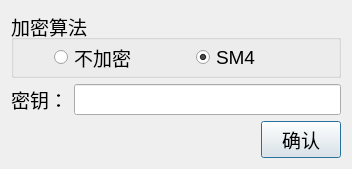
<?xml version="1.0" encoding="UTF-8"?>
<ui version="4.0">
 <class>CAuthDlg</class>
 <widget class="QDialog" name="CAuthDlg">
  <property name="geometry">
   <rect>
    <x>0</x>
    <y>0</y>
    <width>352</width>
    <height>149</height>
   </rect>
  </property>
  <property name="font">
   <font>
    <pointsize>14</pointsize>
   </font>
  </property>
  <property name="windowTitle">
   <string>授权窗口</string>
  </property>
  <layout class="QVBoxLayout" name="verticalLayout">
   <item>
    <widget class="QGroupBox" name="groupBox">
     <property name="title">
      <string>加密算法</string>
     </property>
     <layout class="QHBoxLayout" name="horizontalLayout">
      <property name="spacing">
       <number>0</number>
      </property>
      <property name="leftMargin">
       <number>40</number>
      </property>
      <property name="topMargin">
       <number>0</number>
      </property>
      <property name="rightMargin">
       <number>0</number>
      </property>
      <property name="bottomMargin">
       <number>0</number>
      </property>
      <item>
       <widget class="QRadioButton" name="rbNoEnc">
        <property name="text">
         <string>不加密</string>
        </property>
        <property name="checked">
         <bool>false</bool>
        </property>
       </widget>
      </item>
      <item>
       <widget class="QRadioButton" name="rbSM4">
        <property name="text">
         <string>SM4</string>
        </property>
        <property name="checked">
         <bool>true</bool>
        </property>
       </widget>
      </item>
     </layout>
    </widget>
   </item>
   <item>
    <layout class="QHBoxLayout" name="horizontalLayout_2">
     <item>
      <widget class="QLabel" name="label">
       <property name="text">
        <string>密钥：</string>
       </property>
      </widget>
     </item>
     <item>
      <widget class="QLineEdit" name="lePassword">
       <property name="echoMode">
        <enum>QLineEdit::PasswordEchoOnEdit</enum>
       </property>
      </widget>
     </item>
    </layout>
   </item>
   <item>
    <layout class="QHBoxLayout" name="horizontalLayout_3">
     <item>
      <spacer name="horizontalSpacer">
       <property name="orientation">
        <enum>Qt::Horizontal</enum>
       </property>
       <property name="sizeHint" stdset="0">
        <size>
         <width>40</width>
         <height>20</height>
        </size>
       </property>
      </spacer>
     </item>
     <item>
      <widget class="QPushButton" name="pbConfirm">
       <property name="text">
        <string>确认</string>
       </property>
      </widget>
     </item>
    </layout>
   </item>
  </layout>
 </widget>
 <resources/>
 <connections>
  <connection>
   <sender>pbConfirm</sender>
   <signal>clicked()</signal>
   <receiver>CAuthDlg</receiver>
   <slot>sltConfirm()</slot>
   <hints>
    <hint type="sourcelabel">
     <x>341</x>
     <y>134</y>
    </hint>
    <hint type="destinationlabel">
     <x>290</x>
     <y>171</y>
    </hint>
   </hints>
  </connection>
  <connection>
   <sender>rbSM4</sender>
   <signal>toggled(bool)</signal>
   <receiver>CAuthDlg</receiver>
   <slot>sltSM4(bool)</slot>
   <hints>
    <hint type="sourcelabel">
     <x>224</x>
     <y>40</y>
    </hint>
    <hint type="destinationlabel">
     <x>339</x>
     <y>57</y>
    </hint>
   </hints>
  </connection>
  <connection>
   <sender>rbNoEnc</sender>
   <signal>toggled(bool)</signal>
   <receiver>CAuthDlg</receiver>
   <slot>sltNoEnc(bool)</slot>
   <hints>
    <hint type="sourcelabel">
     <x>118</x>
     <y>43</y>
    </hint>
    <hint type="destinationlabel">
     <x>87</x>
     <y>104</y>
    </hint>
   </hints>
  </connection>
 </connections>
 <slots>
  <slot>sltConfirm()</slot>
  <slot>sltNoEnc(bool)</slot>
  <slot>sltSM4(bool)</slot>
 </slots>
</ui>
